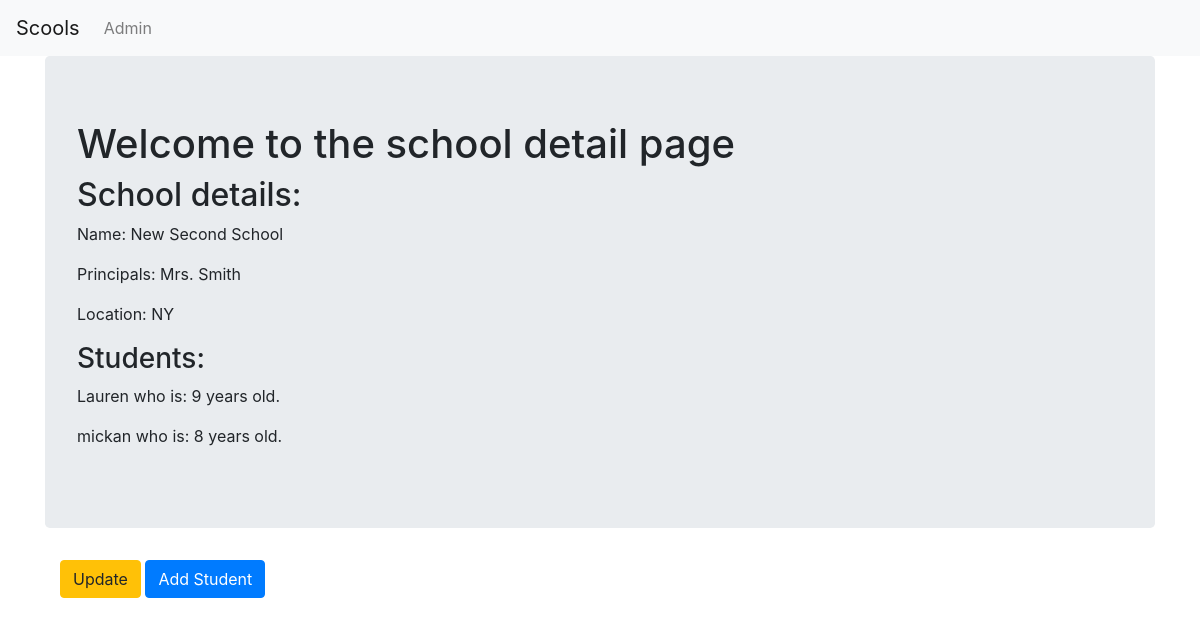
Page /basic_app/2/ on the committed database.
### basic_app/models.py (models this page shows, shortened)
class School(models.Model):
    name = models.CharField(max_length=256)
    principal = models.CharField(max_length=256)
    location = models.CharField(max_length=256)

class Student(models.Model):
    name = models.CharField(max_length=256)
    age = models.PositiveIntegerField()
    school = models.ForeignKey(School,related_name='students',on_delete=models.CASCADE)

### basic_app/views.py (the view)
# urls.py: path('<int:pk>/',views.SchoolDetailedView.as_view(),name='detail'),
class SchoolDetailedView(DetailView):
    context_object_name = 'school_detail'
    model = models.School
    template_name = 'basic_app/school_detail.html'

### basic_app/templates/basic_app/school_detail.html
<!DOCTYPE html>
{% extends 'basic_app/basic_app_base.html' %}
{% block body_block %}
<div class="jumbotron">
  <h1>Welcome to the school detail page</h1>
  <h2>School details: </h2>
  <p>Name: {{school_detail.name}}</p>
  <p>Principals: {{school_detail.principal}}</p>
  <p>Location: {{school_detail.location}}</p>
  <h3>Students:</h3>
  {% for student  in school_detail.students.all %}
    <p>{{student.name}} who is: {{student.age}} years old.</p>
    {% endfor %}
</div>
<div class="container">
  <p><a class="btn btn-warning" href="{% url 'basic_app:update' pk=school_detail.pk %}">Update</a>
  <a class='btn btn-primary' href="{% url 'basic_app:addstudent' %}">Add Student</a></p>
</div>
{% endblock %}

### rows in the picture
School: name "New Second School", principal "Mrs. Smith", location "NY"
Student: name "Lauren", age "9"
Student: name "mickan", age "8"
